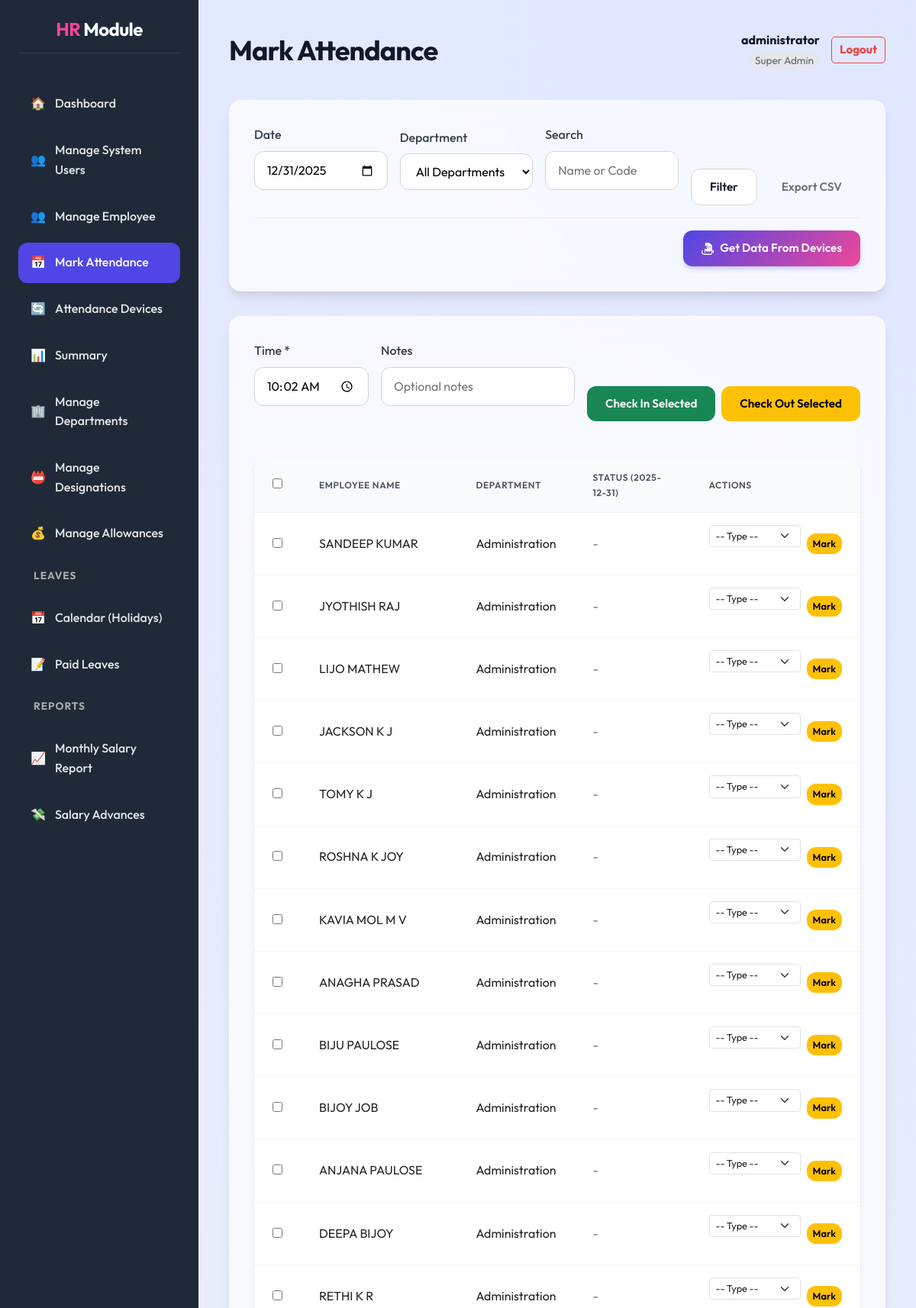
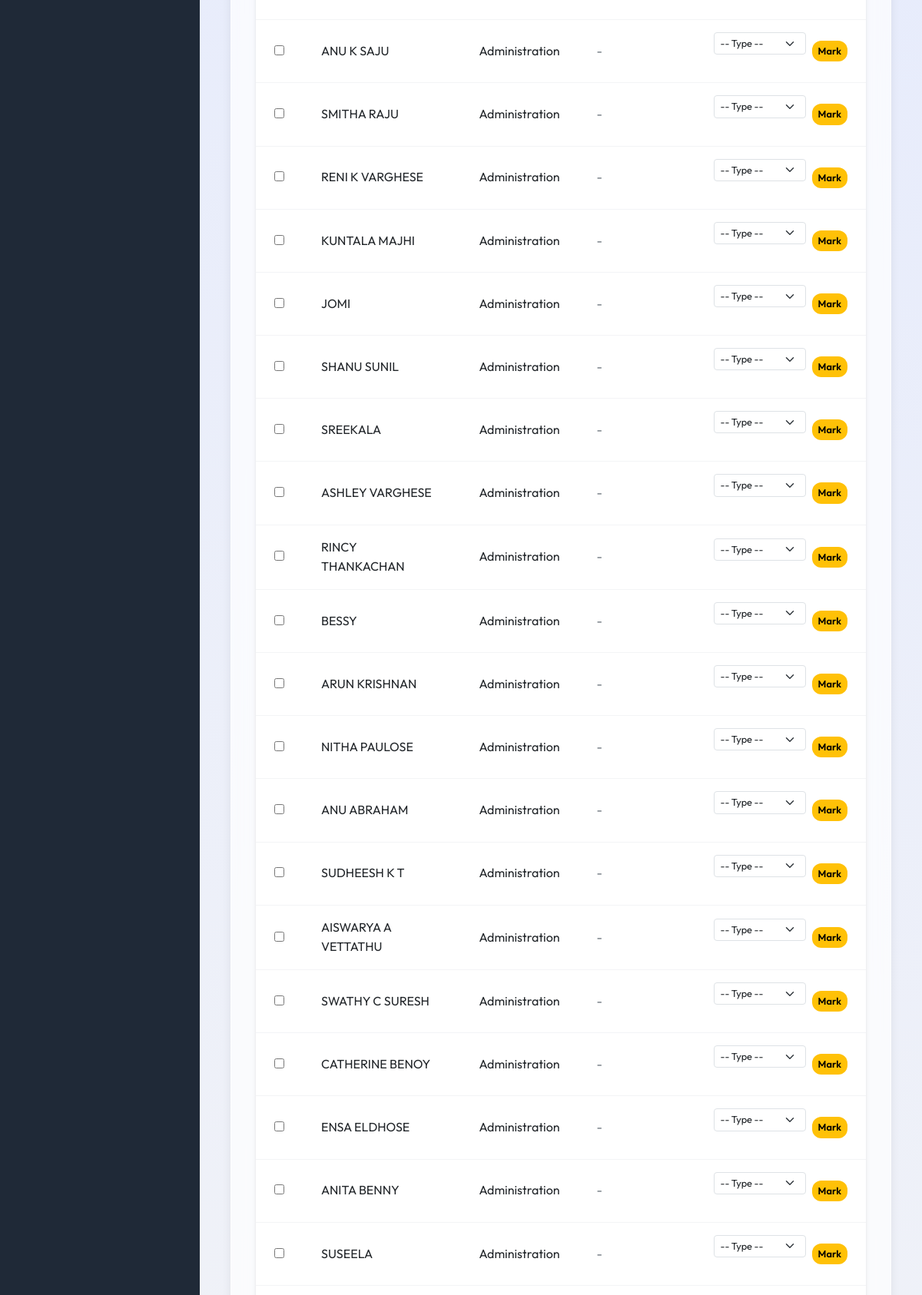
The page /attendance/mark/ (signed in, upper part) on the database its author committed (2 pictures, top to bottom).
### core/models.py (models this page shows, shortened)
class Employee(models.Model):
    user = models.OneToOneField(User, on_delete=models.SET_NULL, null=True, blank=True, related_name='employee_profile')
    GENDER_CHOICES = [
        ('M', 'Male'),
        ('F', 'Female'),
        ('O', 'Other'),
    ]
    EMPLOYMENT_TYPE_CHOICES = [
        ('Permanent', 'Permanent'),
        ('Trainee', 'Trainee'),
        ('Contract', 'Contract'),
        ('Daily Wages', 'Daily Wages'),
        ('Internship', 'Internship'),
        ('Part-Time', 'Part-Time'),
        ('Full-Time', 'Full-Time'),
    ]
    employee_code = models.CharField(max_length=20, unique=True, default=0)
    full_name = models.CharField(max_length=255, default='')
    address = models.TextField(default='')
    date_of_birth = models.DateField(null=True, blank=True, default=None)
    contact_number = models.CharField(max_length=15, default='')
    aadhar_number = models.CharField(max_length=12, default='')
    sex = models.CharField(max_length=1, choices=GENDER_CHOICES, null=True, blank=True, default=None)
    nationality = models.CharField(max_length=50, default='')
    state = models.CharField(max_length=50, default='')
    joining_date = models.DateField(default=datetime.date.today)
    department = models.ForeignKey(Department, on_delete=models.SET_NULL, null=True, blank=True)
    designation = models.ForeignKey(Designation, on_delete=models.SET_NULL, null=True, blank=True)
    previous_experience = models.TextField(default='')
    employment_type = models.CharField(max_length=20, choices=EMPLOYMENT_TYPE_CHOICES, default='Permanent')
    basic_salary = models.DecimalField(max_digits=10, decimal_places=2, default=0.00)
    allowances = models.ManyToManyField(Allowance, through='EmployeeAllowance', blank=True)
    pf_number = models.CharField(max_length=50, blank=True, null=True)
    esi_number = models.CharField(max_length=50, blank=True, null=True)

class Department(models.Model):
    name = models.CharField(max_length=100, unique=True)

### core/views.py (the view, shortened to what this page needs)
# urls.py: path('attendance/mark/', views.attendance_mark, name='attendance_mark'),
@hr_required
def attendance_mark(request):
    departments = Department.objects.all()
    selected_dept_id = request.GET.get('department')
    selected_date_str = request.GET.get('date', datetime.date.today().strftime('%Y-%m-%d'))
    search_query = request.GET.get('search', '')
    try:
        selected_date = datetime.datetime.strptime(selected_date_str, '%Y-%m-%d').date()
    except ValueError:
        selected_date = datetime.date.today()
    employees = Employee.objects.all()
    if selected_dept_id:
        employees = employees.filter(department_id=selected_dept_id)
    if search_query:
        from django.db.models import Q
        employees = employees.filter(
            Q(full_name__icontains=search_query) |
            Q(employee_code__icontains=search_query)
        )
    existing_attendance = Attendance.objects.filter(date=selected_date)
    attendance_map = {att.employee_id: att for att in existing_attendance}
    error_message = None
    success_message = None
    existing_attendance = Attendance.objects.filter(date=selected_date)
    attendance_map = {att.employee_id: att for att in existing_attendance}
    existing_leaves = Leave.objects.filter(start_date__lte=selected_date, end_date__gte=selected_date)
    leave_map = {leave.employee_id: leave for leave in existing_leaves}
    leave_types = LeaveType.objects.all()
    context = {
        'departments': departments,
        'employees': employees,
        'attendance_map': attendance_map,
        'leave_map': leave_map,
        'leave_types': leave_types,
        'selected_dept_id': int(selected_dept_id) if selected_dept_id else None,
        'selected_date': selected_date_str,
        'search_query': search_query,
        'current_time': datetime.datetime.now().strftime('%H:%M'),
        'error_message': error_message,
        'success_message': success_message,
    }
    return render(request, 'core/attendance_mark.html', context)

### core/templates/core/attendance_mark.html (shortened to what this page needs)
{% extends 'core/dashboard_base.html' %}
{% load static %}
{% load core_extras %}
{% block page_title %}Mark Attendance{% endblock %}
{% block dashboard_content %}
<div class="card" style="margin-bottom: 2rem;">
    <form method="get" style="display: flex; gap: 1rem; align-items: flex-end;">
        <div style="flex: 1;">
            <label for="date">Date</label>
            <input type="date" name="date" id="date" value="{{ selected_date }}" required>
        </div>
        <div style="flex: 1;">
            <label for="department">Department</label>
            <select name="department" id="department">
                <option value="">All Departments</option>
            </select>
        </div>
        <div style="flex: 1;">
            <label for="search">Search</label>
            <input type="text" name="search" id="search" value="{{ search_query }}" placeholder="Name or Code">
        </div>
        <div style="display: flex; gap: 0.5rem;">
            <button type="submit" class="btn btn-secondary">Filter</button>
            <button type="submit" formaction="{% url 'export_attendance_csv' %}"
                class="btn btn-outline-secondary">Export CSV</button>
        </div>
    </form>
    <div
        style="margin-top: 1rem; padding-top: 1rem; border-top: 1px solid #eee; display: flex; justify-content: flex-end; align-items: center; gap: 1rem;">
        <button type="button" id="btn-sync-devices" class="btn btn-primary"
            style="display: flex; align-items: center; gap: 0.5rem;">
            Get Data from Devices
        </button>
    </div>
</div>
<form method="post" class="card">
    <div style="display: flex; gap: 1rem; margin-bottom: 1.5rem; flex-wrap: wrap; align-items: flex-end;">
        <div style="flex: 1; min-width: 150px;">
            <label for="time">Time *</label>
            <input type="time" name="time" id="time" value="{{ current_time }}" required>
        </div>
        <div style="flex: 2; min-width: 200px;">
            <label for="notes">Notes</label>
            <input type="text" name="notes" id="notes" placeholder="Optional notes">
        </div>
        <div style="display: flex; gap: 0.5rem;">
            <button type="submit" name="action" value="check_in" class="btn btn-success">Check In Selected</button>
            <button type="submit" name="action" value="check_out" class="btn btn-warning">Check Out Selected</button>
        </div>
    </div>
    <table class="data-table">
        <thead>
            <tr>
                <th style="width: 40px;"><input type="checkbox" id="select-all"></th>
                <th>Employee Name</th>
                <th>Department</th>
                <th>Status ({{ selected_date }})</th>
                <th>Actions</th>
            </tr>
        </thead>
        <tbody>
            {% for employee in employees %}
            {% with attendance=attendance_map|get_item:employee.id %}
            {% with leave=leave_map|get_item:employee.id %}
            <tr >
                <td>
                    <input type="checkbox" name="employee_ids" value="{{ employee.id }}" class="emp-checkbox">
                </td>
                <td>{{ employee.full_name }}</td>
                <td>{{ employee.department.name|default:"-" }}</td>
                <td>
                    {% if attendance %}
                    {% if attendance.check_out_time %}
                    <span class="badge"
                        style="background-color: #48bb78; color: white; padding: 4px 8px; border-radius: 4px;">
                        In: {{ attendance.check_in_time|time:"H:i" }} | Out: {{ attendance.check_out_time|time:"H:i" }}
                    </span>
                    {% else %}
                    <span class="badge"
                        style="background-color: #ed8936; color: white; padding: 4px 8px; border-radius: 4px;">
                        In: {{ attendance.check_in_time|time:"H:i" }} (Not checked out)
                    </span>
                    {% endif %}
                    {% elif leave %}
                    <span class="badge"
                        style="background-color: #e53e3e; color: white; padding: 4px 8px; border-radius: 4px;">
                        On Leave ({{ leave.leave_type }})
                    </span>
                    {% else %}
                    <span class="text-secondary">-</span>
                    {% endif %}
                </td>
                <td>
                    <div style="display: flex; gap: 0.5rem; align-items: center;">
                        <select name="leave_type_{{ employee.id }}" class="form-select form-select-sm"
                            style="width: auto; padding: 0.25rem 2rem 0.25rem 0.5rem; font-size: 0.8rem;">
                            <option value="">-- Type --</option>
                        </select>
                        <button type="submit" formaction="{% url 'mark_single_leave' employee.id %}" formnovalidate
                            class="btn btn-warning btn-sm" style="padding: 0.25rem 0.5rem; font-size: 0.8rem;">
                            Mark
                        </button>
                    </div>
                </td>
            </tr>
            {% endwith %}
            {% endwith %}
            {% empty %}
            <tr>
                <td colspan="4">No employees found.</td>
            </tr>
            {% endfor %}
        </tbody>
    </table>
</form>
{% endblock %}

### core/templates/core/dashboard_base.html (shortened to what this page needs)
{% extends 'core/base.html' %}
{% load static %}
{% block content %}
<div class="dashboard-layout">
    <div class="sidebar">
        <h2><span style="color: var(--secondary-color);">HR</span> Module</h2>
        <ul>
            <li><a href="{% url 'dashboard' %}"
                    class="{% if request.resolver_match.url_name == 'dashboard' %}active{% endif %}">
                    <span>🏠</span> Dashboard
                </a></li>
            {% if user.is_superuser or user.hrprofile.role == 0 %}
            <li><a href="{% url 'manage_hrs' %}"
                    class="{% if 'manage_hr' in request.resolver_match.url_name %}active{% endif %}">
                    <span>👥</span> Manage System Users
                </a></li>
            {% endif %}
            <li><a href="{% url 'employee_list' %}"
                    class="{% if request.resolver_match.url_name == 'employee_list' %}active{% endif %}">
                    <span>👥</span> Manage Employee
                </a></li>
            <li><a href="{% url 'attendance_mark' %}"
                    class="{% if request.resolver_match.url_name == 'attendance_mark' %}active{% endif %}">
                    <span>📅</span> Mark Attendance
                </a></li>
            <li><a href="{% url 'device_list' %}"
                    class="{% if request.resolver_match.url_name == 'device_list' %}active{% endif %}">
                    <span>🔄</span> Attendance Devices
                </a></li>
            <li><a href="{% url 'summary' %}"
                    class="{% if request.resolver_match.url_name == 'summary' %}active{% endif %}">
                    <span>📊</span> Summary
                </a></li>
            <li><a href="{% url 'department_list' %}"
                    class="{% if request.resolver_match.url_name == 'department_list' %}active{% endif %}">
                    <span>🏢</span> Manage Departments
                </a></li>
            <li><a href="{% url 'designation_list' %}"
                    class="{% if request.resolver_match.url_name == 'designation_list' %}active{% endif %}">
                    <span>📛</span> Manage Designations
                </a></li>
            <li><a href="{% url 'allowance_list' %}"
                    class="{% if request.resolver_match.url_name == 'allowance_list' %}active{% endif %}">
                    <span>💰</span> Manage Allowances
                </a></li>
            <li>
                <div
                    style="padding: 10px 20px; font-size: 0.85em; color: #aaa; text-transform: uppercase; font-weight: bold; letter-spacing: 1px;">
                    Leaves</div>
            </li>
            <li><a href="{% url 'leave_calendar' %}"
                    class="{% if request.resolver_match.url_name == 'leave_calendar' %}active{% endif %}">
                    <span>📅</span> Calendar (Holidays)
                </a></li>
            <li><a href="{% url 'leave_list' %}"
                    class="{% if request.resolver_match.url_name == 'leave_list' %}active{% endif %}">
                    <span>📝</span> Paid Leaves
                </a></li>
            <li>
                <div
                    style="padding: 10px 20px; font-size: 0.85em; color: #aaa; text-transform: uppercase; font-weight: bold; letter-spacing: 1px;">
                    Reports</div>
            </li>
            <li><a href="{% url 'monthly_salary_report' %}"
                    class="{% if request.resolver_match.url_name == 'monthly_salary_report' %}active{% endif %}">
                    <span>📈</span> Monthly Salary Report
                </a></li>
            <li><a href="{% url 'salary_advance_list' %}"
                    class="{% if request.resolver_match.url_name == 'salary_advance_list' %}active{% endif %}">
                    <span>💸</span> Salary Advances
                </a></li>
    </div>
    <div class="main-content">
        <div class="main-content-header" style="justify-content: space-between; display: flex; align-items: center;">
            <h1 style="margin: 0;">{% block page_title %}{% endblock %}</h1>
            <div class="user-info" style="display: flex; align-items: center; gap: 15px;">
                <div style="text-align: right;">
                    <span style="display: block; font-weight: bold;">{{ user.username }}</span>
                    <span
                        style="font-size: 0.85em; color: #666; background: #e5e7eb; padding: 2px 8px; border-radius: 12px;">
                        {% if user.is_superuser %}Super Admin
                        {% elif user.hrprofile.role == 0 %}Administrator
                        {% elif user.hrprofile.role == 1 %}HR Manager
                        {% elif user.hrprofile.role == 2 %}Employee
                        {% else %}User
                        {% endif %}
                    </span>
                </div>
                <a href="{% url 'logout' %}" class="btn btn-sm btn-outline-danger"
                    style="text-decoration: none; padding: 5px 10px; border: 1px solid #ef4444; color: #ef4444; border-radius: 5px; font-weight: bold;">Logout</a>
            </div>
        </div>
        {% block dashboard_content %}{% endblock %}
    </div>
</div>
{% endblock %}

### rows shown on the page
Employee: full_name "SANDEEP KUMAR", department.name "Administration"
Employee: full_name "JYOTHISH RAJ", department.name "Administration"
Employee: full_name "LIJO MATHEW", department.name "Administration"
Employee: full_name "JACKSON K J", department.name "Administration"
Employee: full_name "TOMY K J", department.name "Administration"
Employee: full_name "ROSHNA K JOY", department.name "Administration"
Employee: full_name "KAVIA MOL M V", department.name "Administration"
Employee: full_name "ANAGHA PRASAD", department.name "Administration"
Employee: full_name "BIJU PAULOSE", department.name "Administration"
Employee: full_name "BIJOY JOB", department.name "Administration"
Employee: full_name "ANJANA PAULOSE", department.name "Administration"
Employee: full_name "DEEPA BIJOY", department.name "Administration"
Employee: full_name "RETHI K R", department.name "Administration"
Employee: full_name "ANU K SAJU", department.name "Administration"
Employee: full_name "SMITHA RAJU", department.name "Administration"
Employee: full_name "RENI K VARGHESE", department.name "Administration"
Employee: full_name "KUNTALA MAJHI", department.name "Administration"
Employee: full_name "JOMI", department.name "Administration"
Employee: full_name "SHANU SUNIL", department.name "Administration"
Employee: full_name "SREEKALA", department.name "Administration"
Employee: full_name "ASHLEY VARGHESE", department.name "Administration"
Employee: full_name "RINCY THANKACHAN", department.name "Administration"
Employee: full_name "BESSY", department.name "Administration"
Employee: full_name "ARUN KRISHNAN", department.name "Administration"
Employee: full_name "NITHA PAULOSE", department.name "Administration"
Employee: full_name "ANU ABRAHAM", department.name "Administration"
Employee: full_name "SUDHEESH K T", department.name "Administration"
Employee: full_name "AISWARYA A VETTATHU", department.name "Administration"
Employee: full_name "SWATHY C SURESH", department.name "Administration"
Employee: full_name "CATHERINE BENOY", department.name "Administration"
Employee: full_name "ENSA ELDHOSE", department.name "Administration"
Employee: full_name "ANITA BENNY", department.name "Administration"
Employee: full_name "SUSEELA", department.name "Administration"

### other values the page prints
{{ user.username }} "administrator"
{{ selected_date }} "2025-12-31"
